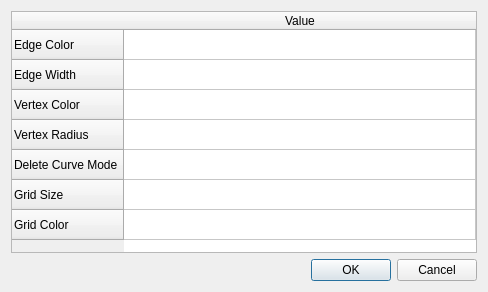
<?xml version="1.0" encoding="UTF-8"?>
<ui version="4.0">
 <class>QArrangementLabellingPropertiesDialog</class>
 <widget class="QDialog" name="QArrangementLabellingPropertiesDialog">
  <property name="geometry">
   <rect>
    <x>0</x>
    <y>0</y>
    <width>488</width>
    <height>292</height>
   </rect>
  </property>
  <property name="windowTitle">
   <string>Options</string>
  </property>
  <property name="windowIcon">
   <iconset resource="../rc/QLabellingArrangementWindow.qrc">
    <normaloff>:/options.png</normaloff>:/options.png</iconset>
  </property>
  <layout class="QGridLayout" name="gridLayout">
   <item row="0" column="0">
    <widget class="QTableWidget" name="tableWidget">
     <property name="sizePolicy">
      <sizepolicy hsizetype="Expanding" vsizetype="Expanding">
       <horstretch>0</horstretch>
       <verstretch>0</verstretch>
      </sizepolicy>
     </property>
     <attribute name="horizontalHeaderStretchLastSection">
      <bool>true</bool>
     </attribute>
     <attribute name="verticalHeaderStretchLastSection">
      <bool>false</bool>
     </attribute>
     <row>
      <property name="text">
       <string>Edge Color</string>
      </property>
     </row>
     <row>
      <property name="text">
       <string>Edge Width</string>
      </property>
     </row>
     <row>
      <property name="text">
       <string>Vertex Color</string>
      </property>
     </row>
     <row>
      <property name="text">
       <string>Vertex Radius</string>
      </property>
     </row>
     <row>
      <property name="text">
       <string>Delete Curve Mode</string>
      </property>
     </row>
     <row>
      <property name="text">
       <string>Grid Size</string>
      </property>
     </row>
     <row>
      <property name="text">
       <string>Grid Color</string>
      </property>
     </row>
     <column>
      <property name="text">
       <string>Value</string>
      </property>
     </column>
    </widget>
   </item>
   <item row="1" column="0">
    <widget class="QDialogButtonBox" name="buttonBox">
     <property name="orientation">
      <enum>Qt::Horizontal</enum>
     </property>
     <property name="standardButtons">
      <set>QDialogButtonBox::Cancel|QDialogButtonBox::Ok</set>
     </property>
    </widget>
   </item>
  </layout>
 </widget>
 <resources>
  <include location="../rc/QLabellingArrangementWindow.qrc"/>
 </resources>
 <connections>
  <connection>
   <sender>buttonBox</sender>
   <signal>accepted()</signal>
   <receiver>QArrangementLabellingPropertiesDialog</receiver>
   <slot>accept()</slot>
   <hints>
    <hint type="sourcelabel">
     <x>248</x>
     <y>254</y>
    </hint>
    <hint type="destinationlabel">
     <x>157</x>
     <y>274</y>
    </hint>
   </hints>
  </connection>
  <connection>
   <sender>buttonBox</sender>
   <signal>rejected()</signal>
   <receiver>QArrangementLabellingPropertiesDialog</receiver>
   <slot>reject()</slot>
   <hints>
    <hint type="sourcelabel">
     <x>316</x>
     <y>260</y>
    </hint>
    <hint type="destinationlabel">
     <x>286</x>
     <y>274</y>
    </hint>
   </hints>
  </connection>
 </connections>
</ui>
